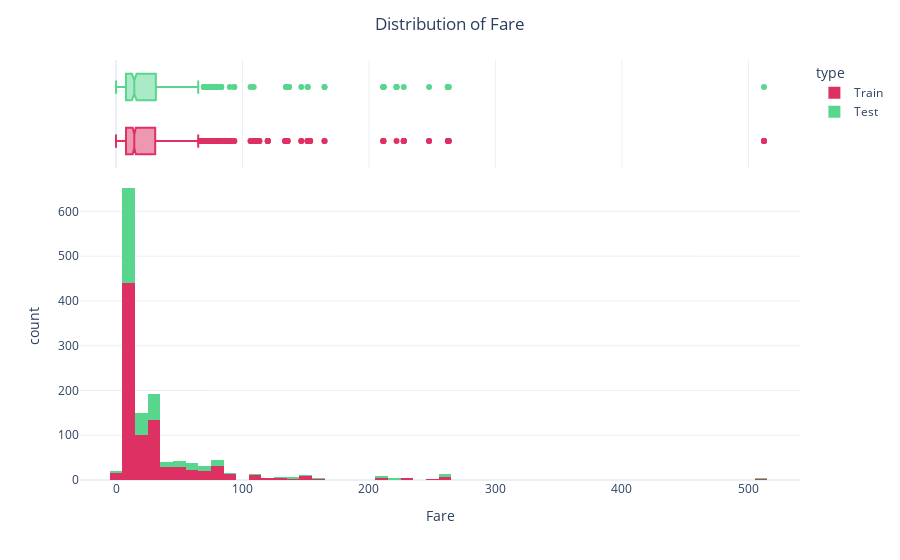

Here is the notebook cell this chart was saved with:
### Markdown cell above
**Fare**

### Code cell
train_Fare=train.copy()
test_Fare=test.copy()

train_Fare['type']='Train'
test_Fare['type']='Test'

FareDF=pd.concat([train_Fare, test_Fare])

fig=px.histogram(data_frame=FareDF,
                x='Fare', color='type', color_discrete_sequence=colors,
                marginal='box', nbins=100, template='plotly_white')

fig.update_layout(title='Distribution of Fare', title_x=.5)
fig.show()

### Figure 1 — Plotly figure (JSON) as saved in the notebook; plotly's stock layout.template omitted (floating-point values rounded to 4 significant figures; data arrays with more than 128 entries replaced by an {"elided": "..."} marker saying what was removed)
{"data": [{"alignmentgroup": "True", "bingroup": "x", "hovertemplate": "type=Train<br>Fare=%{x}<br>count=%{y}<extra></extra>", "legendgroup": "Train", "marker": {"color": "#DE3163", "pattern": {"shape": ""}}, "name": "Train", "nbinsx": 100, "offsetgroup": "Train", "orientation": "v", "showlegend": true, "type": "histogram", "x": {"elided": "891 float values"}, "xaxis": "x", "yaxis": "y"}, {"alignmentgroup": "True", "hovertemplate": "type=Train<br>Fare=%{x}<extra></extra>", "legendgroup": "Train", "marker": {"color": "#DE3163"}, "name": "Train", "notched": true, "offsetgroup": "Train", "showlegend": false, "type": "box", "x": {"elided": "891 float values"}, "xaxis": "x2", "yaxis": "y2"}, {"alignmentgroup": "True", "bingroup": "x", "hovertemplate": "type=Test<br>Fare=%{x}<br>count=%{y}<extra></extra>", "legendgroup": "Test", "marker": {"color": "#58D68D", "pattern": {"shape": ""}}, "name": "Test", "nbinsx": 100, "offsetgroup": "Test", "orientation": "v", "showlegend": true, "type": "histogram", "x": {"elided": "418 float values"}, "xaxis": "x", "yaxis": "y"}, {"alignmentgroup": "True", "hovertemplate": "type=Test<br>Fare=%{x}<extra></extra>", "legendgroup": "Test", "marker": {"color": "#58D68D"}, "name": "Test", "notched": true, "offsetgroup": "Test", "showlegend": false, "type": "box", "x": {"elided": "418 float values"}, "xaxis": "x2", "yaxis": "y2"}], "layout": {"barmode": "relative", "legend": {"title": {"text": "type"}, "tracegroupgap": 0}, "margin": {"t": 60}, "title": {"text": "Distribution of Fare", "x": 0.5}, "xaxis": {"anchor": "y", "domain": [0, 1], "title": {"text": "Fare"}}, "xaxis2": {"anchor": "y2", "domain": [0, 1], "matches": "x", "showgrid": true, "showticklabels": false}, "yaxis": {"anchor": "x", "domain": [0, 0.7326], "title": {"text": "count"}}, "yaxis2": {"anchor": "x2", "domain": [0.7426, 1], "matches": "y2", "showgrid": false, "showline": false, "showticklabels": false, "ticks": ""}}}
